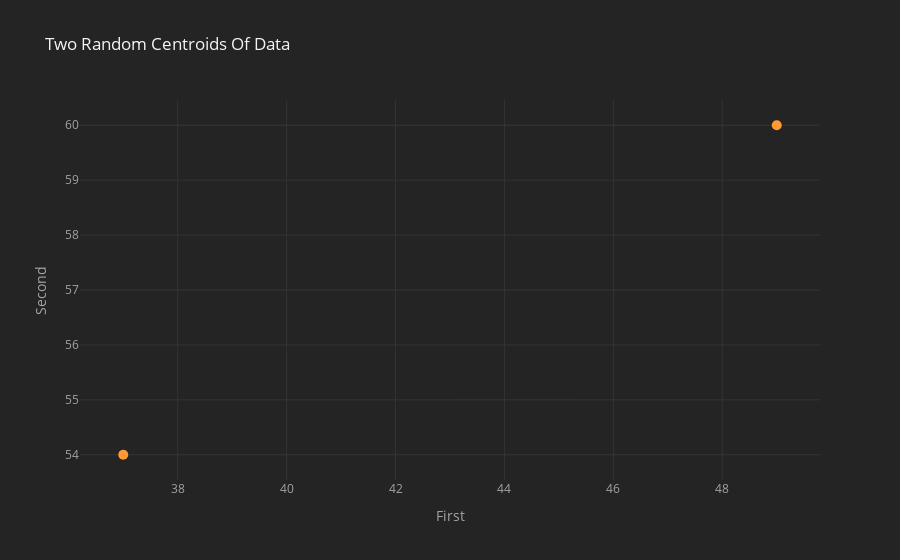

The cell this chart's notebook holds for it:
### Code cell
import plotly.express as px
import plotly.graph_objects as go
centroidrnd.iplot(kind = 'scatter', x = 'First', y = 'Second', title = 'Two Random Centroids Of Data', mode = 'markers', size = 10, xTitle = 'First', yTitle = 'Second')

### Figure 1 — Plotly figure (JSON) as saved in the notebook; plotly's stock layout.template omitted (floating-point values rounded to 4 significant figures)
{"data": [{"line": {"color": "rgba(255, 153, 51, 1.0)", "dash": "solid", "shape": "linear", "width": 1.3}, "marker": {"size": 10, "symbol": "circle"}, "mode": "markers", "name": "Second", "text": "", "type": "scatter", "x": [49, 37], "y": [60, 54]}], "layout": {"autosize": true, "legend": {"bgcolor": "#242424", "font": {"color": "#F4F4F4"}}, "paper_bgcolor": "#242424", "plot_bgcolor": "#242424", "title": {"font": {"color": "#F4F4F4"}, "text": "Two Random Centroids Of Data"}, "xaxis": {"autorange": true, "gridcolor": "#343434", "range": [36.26, 49.74], "showgrid": true, "tickfont": {"color": "#A4A4A4"}, "title": {"font": {"color": "#A4A4A4"}, "text": "First"}, "type": "linear", "zerolinecolor": "#444444"}, "yaxis": {"autorange": true, "gridcolor": "#343434", "range": [53.39, 60.61], "showgrid": true, "tickfont": {"color": "#A4A4A4"}, "title": {"font": {"color": "#A4A4A4"}, "text": "Second"}, "type": "linear", "zerolinecolor": "#444444"}}}
